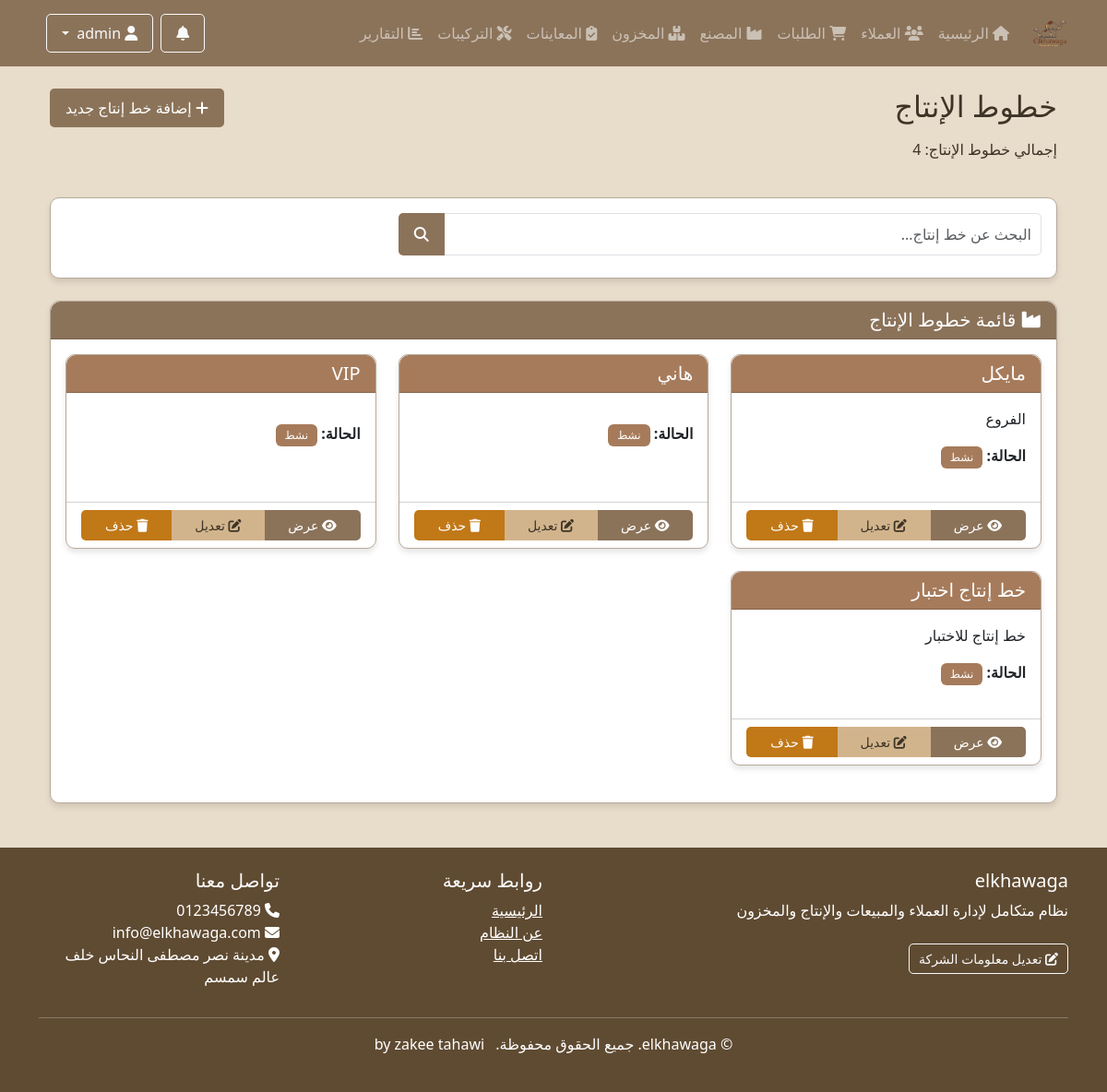
Page /factory/production-lines/ (signed in) on the committed database.
### accounts/models.py (models this page shows, shortened)
class Department(models.Model):
    name = models.CharField(_('اسم القسم'), max_length=100)
    code = models.CharField(_('كود القسم'), max_length=20, unique=True)
    description = models.TextField(_('الوصف'), blank=True)
    icon = models.CharField(_('أيقونة'), max_length=50, default='fas fa-building')
    url_name = models.CharField(_('اسم URL'), max_length=100, help_text=_('اسم URL للقسم في نظام التوجيه'))
    is_active = models.BooleanField(_('نشط'), default=True)
    order = models.PositiveIntegerField(_('الترتيب'), default=0)
    class Meta:
        verbose_name = _('قسم')
        verbose_name_plural = _('الأقسام')
        ordering = ['order', 'name']

class CompanyInfo(models.Model):
    name = models.CharField(_('اسم الشركة'), max_length=255)
    logo = models.ImageField(_('شعار الشركة'), upload_to='company/', null=True, blank=True)
    description = models.TextField(_('وصف الشركة'), blank=True, default="نظام متكامل لإدارة العملاء والمبيعات والإنتاج والمخزون")
    address = models.TextField(_('العنوان'))
    phone = models.CharField(_('رقم الهاتف'), max_length=20)
    email = models.EmailField(_('البريد الإلكتروني'))
    website = models.URLField(_('الموقع الإلكتروني'), blank=True)
    tax_number = models.CharField(_('الرقم الضريبي'), max_length=50, blank=True)
    commercial_register = models.CharField(_('السجل التجاري'), max_length=50, blank=True)
    facebook = models.URLField(_('فيسبوك'), blank=True)
    twitter = models.URLField(_('تويتر'), blank=True)
    instagram = models.URLField(_('انستغرام'), blank=True)
    linkedin = models.URLField(_('لينكد إن'), blank=True)
    about = models.TextField(_('نبذة عن الشركة'), blank=True)
    vision = models.TextField(_('رؤية الشركة'), blank=True)
    mission = models.TextField(_('رسالة الشركة'), blank=True)
    primary_color = models.CharField(_('اللون الرئيسي'), max_length=7, default='#007bff')
    secondary_color = models.CharField(_('اللون الثانوي'), max_length=7, default='#6c757d')
    accent_color = models.CharField(_('لون التمييز'), max_length=7, default='#28a745')
    class Meta:
        verbose_name = _('معلومات الشركة')
        verbose_name_plural = _('معلومات الشركة')

### factory/models.py (models this page shows, shortened)
class ProductionLine(models.Model):
    name = models.CharField(_('اسم خط الإنتاج'), max_length=100)
    description = models.TextField(_('الوصف'), blank=True)
    is_active = models.BooleanField(_('نشط'), default=True)
    class Meta:
        verbose_name = _('خط إنتاج')
        verbose_name_plural = _('خطوط الإنتاج')

### factory/views.py (the view)
# urls.py: path('production-lines/', views.production_line_list, name='production_line_list'),
@login_required
def production_line_list(request):
    search_query = request.GET.get('search', '')
    if search_query:
        production_lines = ProductionLine.objects.filter(
            Q(name__icontains=search_query) |
            Q(description__icontains=search_query)
        )
    else:
        production_lines = ProductionLine.objects.all()
    paginator = Paginator(production_lines, 10)  # Show 10 production lines per page
    page_number = request.GET.get('page')
    page_obj = paginator.get_page(page_number)
    context = {
        'page_obj': page_obj,
        'search_query': search_query,
        'total_production_lines': production_lines.count(),
        'title': 'خطوط الإنتاج',
    }
    return render(request, 'factory/production_line_list.html', context)

### accounts/context_processors.py (called while the page is built)
def departments(request):
    all_departments = Department.objects.filter(is_active=True).order_by('order')
    user_departments = []
    if request.user.is_authenticated:
        if request.user.is_superuser:
            user_departments = all_departments
        else:
            user_departments = request.user.departments.filter(is_active=True).order_by('order')
    return {
        'all_departments': all_departments,
        'user_departments': user_departments,
    }

def notifications(request):
    unread_notifications = []
    notifications_count = 0
    if request.user.is_authenticated:
        unread_notifications = get_user_notifications(request.user, unread_only=True, limit=5)
        notifications_count = unread_notifications.count()
    return {
        'unread_notifications': unread_notifications,
        'notifications_count': notifications_count,
    }

def company_info(request):
    try:
        company_info = CompanyInfo.objects.first()
    except:
        company_info = None
    return {
        'company_info': company_info,
    }

### accounts/utils.py (called while the page is built, shortened)
def get_user_notifications(user, department_code=None, unread_only=False, limit=None):
    if user.is_superuser:
        notifications = Notification.objects.all()
    if department_code:
        try:
            department = Department.objects.get(code=department_code)
            notifications = notifications.filter(target_department=department)
        except Department.DoesNotExist:
            return Notification.objects.none()
    if unread_only:
        notifications = notifications.filter(is_read=False)
    notifications = notifications.order_by('-created_at')
    if limit:
        notifications = notifications[:limit]
    return notifications

### templates/factory/production_line_list.html (shortened to what this page needs)
{% extends 'base.html' %}
{% block content %}
<div class="container">
    <div class="row mb-4">
        <div class="col-md-8">
            <h2 class="mb-3">خطوط الإنتاج</h2>
            <p>إجمالي خطوط الإنتاج: {{ total_production_lines }}</p>
        </div>
        <div class="col-md-4 text-end">
            <a href="{% url 'factory:production_line_create' %}" class="btn" style="background-color: var(--primary); color: white;">
                <i class="fas fa-plus"></i> إضافة خط إنتاج جديد
            </a>
        </div>
    </div>
    <div class="card mb-4" style="border-color: var(--neutral);">
        <div class="card-body">
            <form method="get" action="{% url 'factory:production_line_list' %}">
                <div class="row">
                    <div class="col-md-8 mb-2">
                        <div class="input-group">
                            <input type="text" name="search" class="form-control" placeholder="البحث عن خط إنتاج..." value="{{ search_query }}">
                            <button type="submit" class="btn" style="background-color: var(--primary); color: white;">
                                <i class="fas fa-search"></i>
                            </button>
                        </div>
                    </div>
                    <div class="col-md-4 mb-2 text-end">
                    </div>
                </div>
            </form>
        </div>
    </div>
    <div class="card" style="border-color: var(--neutral);">
        <div class="card-header" style="background-color: var(--primary); color: white;">
            <h5 class="mb-0"><i class="fas fa-industry"></i> قائمة خطوط الإنتاج</h5>
        </div>
        <div class="card-body">
            {% if page_obj %}
                <div class="row">
                    {% for line in page_obj %}
                        <div class="col-md-4 mb-4">
                            <div class="card h-100" style="border-color: var(--neutral);">
                                <div class="card-header {% if line.is_active %}bg-success text-white{% else %}bg-warning text-dark{% endif %}">
                                    <h5 class="mb-0">{{ line.name }}</h5>
                                </div>
                                <div class="card-body">
                                    <p class="card-text">{{ line.description|truncatechars:100 }}</p>
                                    <p class="card-text">
                                        <strong>الحالة:</strong>
                                        <span class="badge {% if line.is_active %}bg-success{% else %}bg-warning text-dark{% endif %}">
                                            {% if line.is_active %}نشط{% else %}غير نشط{% endif %}
                                        </span>
                                    </p>
                                </div>
                                <div class="card-footer bg-transparent">
                                    <div class="btn-group w-100">
                                        <a href="{% url 'factory:production_line_detail' line.pk %}" class="btn btn-sm" style="background-color: var(--primary); color: white;">
                                            <i class="fas fa-eye"></i> عرض
                                        </a>
                                        <a href="{% url 'factory:production_line_update' line.pk %}" class="btn btn-sm" style="background-color: var(--light-accent); color: var(--dark-text);">
                                            <i class="fas fa-edit"></i> تعديل
                                        </a>
                                        <a href="{% url 'factory:production_line_delete' line.pk %}" class="btn btn-sm" style="background-color: var(--alert); color: white;">
                                            <i class="fas fa-trash"></i> حذف
                                        </a>
                                    </div>
                                </div>
                            </div>
                        </div>
                    {% endfor %}
                </div>
            {% endif %}
        </div>
    </div>
</div>
{% endblock %}

### templates/base.html (shortened to what this page needs)
<!DOCTYPE html>
{% load static %}
<html lang="ar" dir="rtl">
<head>
    <link rel="stylesheet" href="https://cdn.jsdelivr.net/npm/bootstrap@5.3.2/dist/css/bootstrap.rtl.min.css">
    <link rel="stylesheet" href="https://cdnjs.cloudflare.com/ajax/libs/font-awesome/6.5.1/css/all.min.css">
    <link rel="stylesheet" href="{% static 'css/style.css' %}">
</head>
<body>
    <nav class="navbar navbar-expand-lg navbar-dark bg-primary">
        <div class="container">
            <a class="navbar-brand" href="{% url 'home' %}">
                <div class="d-flex align-items-center">
                    <img src="{% static 'img/logo.png' %}" alt="شعار النظام" class="logo-img" style="width: 40px; height: 40px;">
                </div>
            </a>
            <div class="collapse navbar-collapse" id="navbarNav">
                <ul class="navbar-nav me-auto mb-2 mb-lg-0">
                    <li class="nav-item">
                        <a class="nav-link" href="{% url 'home' %}"><i class="fas fa-home"></i> الرئيسية</a>
                    </li>
                    {% if user.is_superuser %}
                        {% for dept in all_departments %}
                            {% if dept.code == 'factory' %}
                                <li class="nav-item">
                                    <a class="nav-link" href="{% url dept.url_name %}">
                                        <i class="{{ dept.icon }}"></i> {{ dept.name }}
                                    </a>
                                </li>
                            {% else %}
                                <li class="nav-item">
                                    <a class="nav-link" href="{% url dept.url_name %}">
                                        <i class="{{ dept.icon }}"></i> {{ dept.name }}
                                    </a>
                                </li>
                            {% endif %}
                        {% endfor %}
                    {% endif %}
                </ul>
                <div class="d-flex align-items-center">
                    {% if user.is_authenticated %}
                    <div class="dropdown me-2">
                        <button class="btn btn-outline-light position-relative" type="button" id="notificationsDropdown" data-bs-toggle="dropdown">
                            <i class="fas fa-bell"></i>
                        </button>
                    </div>
                    <div class="dropdown me-2">
                        <button class="btn btn-outline-light dropdown-toggle" type="button" id="userDropdown" data-bs-toggle="dropdown">
                            <i class="fas fa-user"></i> {{ user.get_full_name|default:user.username }}
                        </button>
                    </div>
                    {% else %}
                    <a href="{% url 'accounts:login' %}" class="btn btn-outline-light"><i class="fas fa-sign-in-alt"></i> تسجيل الدخول</a>
                    {% endif %}
                </div>
            </div>
        </div>
    </nav>
    <main class="container mt-4">
        {% block content %}{% endblock %}
    </main>
    <footer class="text-white mt-5 py-4" style="background-color: var(--accent);">
        <div class="container">
            <div class="row">
                <div class="col-md-6">
                    <h5>{{ company_info.name|default:"نظام الخواجه لإدارة العملاء" }}</h5>
                    <p>{{ company_info.description|default:"نظام متكامل لإدارة العملاء والمبيعات والإنتاج والمخزون" }}</p>
                    {% if user.is_staff %}
                    <a href="{% url 'accounts:company_info' %}" class="btn btn-sm btn-outline-light mt-2">
                        <i class="fas fa-edit"></i> تعديل معلومات الشركة
                    </a>
                    {% endif %}
                </div>
                <div class="col-md-3">
                    <h5>روابط سريعة</h5>
                    <ul class="list-unstyled">
                        <li><a href="{% url 'home' %}" class="text-white">الرئيسية</a></li>
                        <li><a href="{% url 'about' %}" class="text-white">عن النظام</a></li>
                        <li><a href="{% url 'contact' %}" class="text-white">اتصل بنا</a></li>
                    </ul>
                </div>
                <div class="col-md-3">
                    <h5>تواصل معنا</h5>
                    <ul class="list-unstyled">
                        <li><i class="fas fa-phone"></i> {{ company_info.phone|default:"+20 123 456 7890" }}</li>
                        <li><i class="fas fa-envelope"></i> {{ company_info.email|default:"info@elkhawaga.com" }}</li>
                        {% if company_info.address %}
                        <li><i class="fas fa-map-marker-alt"></i> {{ company_info.address }}</li>
                        {% endif %}
                    </ul>
                </div>
            </div>
            <hr>
            <div class="text-center">
                <p>&copy; {{ current_year }} {{ company_info.name|default:"نظام الخواجه" }}. جميع الحقوق محفوظة. <span class="ms-2">by zakee tahawi</span></p>
            </div>
        </div>
    </footer>
</body>
</html>

### static/css/style.css (style rules this page uses)
:root { --primary: #8B735A; --secondary: #A67B5B; --accent: #5F4B32; --neutral: #B7A99A; --light-bg: #E8DCCA; --dark-text: #3D3427; --alert: #C17817; --light-accent: #D2B48C; }
.logo-img { width: 30px; height: 30px; display: inline-block; vertical-align: middle; color: var(--light-accent); transition: color 0.3s ease; }
.navbar-brand { padding: 0.5rem 0; margin-left: 1rem; display: flex; align-items: center; }
.navbar-brand > div { display: flex; align-items: center; gap: 10px; }
body { font-family: 'Cairo', 'Segoe UI', Tahoma, Geneva, Verdana, sans-serif; color: var(--dark-text); background-color: var(--light-bg); }
body, .navbar, .card, .btn, .badge, footer, .navbar-dark.bg-primary, .btn-primary, .card .bg-primary, .card .bg-success, .card .bg-warning, .card .bg-danger { transition: all 0.3s ease-in-out; }
.navbar-dark.bg-primary { background-color: var(--primary) !important; }
.card { border-radius: 10px; box-shadow: 0 4px 6px rgba(0, 0, 0, 0.1); margin-bottom: 20px; transition: transform 0.3s ease; border-color: var(--neutral); }
.card-header { border-radius: 10px 10px 0 0 !important; font-weight: bold; }
.card .bg-success { background-color: var(--secondary) !important; }
.badge { padding: 6px 10px; font-weight: normal; }
.btn { border-radius: 5px; padding: 8px 16px; }
.btn-sm { padding: 5px 10px; }
footer { margin-top: 50px; background-color: var(--accent) !important; }
.form-control { border-radius: 5px; padding: 10px; }

### rows in the picture
Department: name "العملاء"
Department: name "الطلبات"
Department: name "المصنع"
Department: name "المخزون"
Department: name "المعاينات"
Department: name "التركيبات"
Department: name "التقارير"
ProductionLine: name "مايكل", description "الفروع", is_active "نشط"
ProductionLine: name "هاني", is_active "نشط"
ProductionLine: name "VIP", is_active "نشط"
ProductionLine: name "خط إنتاج اختبار", description "خط إنتاج للاختبار", is_active "نشط"
CompanyInfo: name "elkhawaga", description "نظام متكامل لإدارة العملاء والمبيعات والإنتاج والمخزون", phone "0123456789", email "info@elkhawaga.com", address "مدينة نصر مصطفى النحاس خلف عالم سمسم"

### other values in the picture
{{ total_production_lines }} "4"
